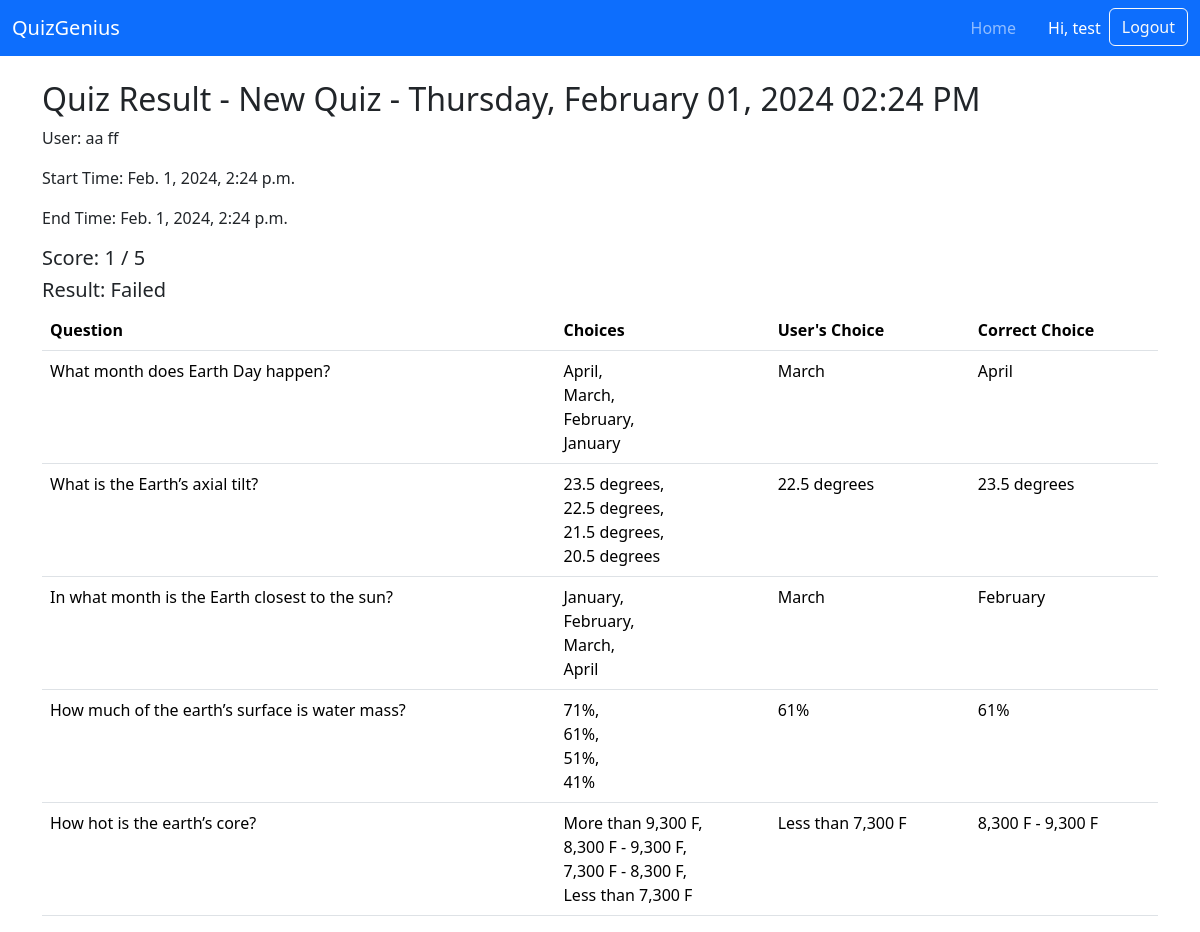
The page /quiz_result/52/ (signed in) on the database its author committed.
### apps/accounts/models.py (models this page shows)
class CustomUser(AbstractUser):
    age = models.PositiveIntegerField(null=True, blank=True)
    email = models.EmailField()
    firstname = models.CharField(null=True, max_length=255)
    lastname = models.CharField(null=True, max_length=255)
    is_active = models.BooleanField(default=True)
    is_staff = models.BooleanField(default=False)
    phone = models.CharField(null=True, max_length=20)

### apps/quiz/models.py (models this page shows, shortened)
class Quiz(models.Model):
    user = models.ForeignKey("accounts.CustomUser", on_delete=models.CASCADE)
    category = models.ForeignKey(Category, on_delete=models.CASCADE)
    name = models.CharField(max_length=255)
    time_start = models.DateTimeField()
    time_end = models.DateTimeField(null=True)
    def calculate_correct_answers(self):
        quiz_questions = QuizQuestion.objects.filter(quiz=self)
        correct_answers = 0
        for quiz_question in quiz_questions:
            correct_choice = Choice.objects.filter(question=quiz_question.question, is_correct=True).first()
            if correct_choice and correct_choice == quiz_question.user_choice:
                correct_answers += 1
        return correct_answers
    @property
    def passed(self):
        return self.calculate_correct_answers() > 3

class QuizQuestion(models.Model):
    quiz = models.ForeignKey(Quiz, on_delete=models.CASCADE)
    question = models.ForeignKey(Question, on_delete=models.CASCADE)
    user_choice = models.ForeignKey(Choice, on_delete=models.CASCADE)

class Question(models.Model):
    category = models.ForeignKey(Category, on_delete=models.CASCADE)
    description = models.CharField(max_length=255)
    is_active = models.BooleanField(default=True)
    def get_correct_choice(self):
        return self.choice_set.filter(is_correct=True).first()

class Choice(models.Model):
    question = models.ForeignKey(Question, on_delete=models.CASCADE)
    description = models.CharField(max_length=255)
    is_correct = models.BooleanField(default=False)
    is_active = models.BooleanField(default=True)

### apps/quiz/views.py (the view)
# urls.py: path('quiz_result/<int:quiz_id>/', QuizResultView.as_view(), name='quiz_result'),
class QuizResultView(LoginRequiredMixin, DetailView):
    model = Quiz
    template_name = 'quiz/quiz_result.html'
    context_object_name = 'quiz'
    def get_object(self, queryset=None):
        return get_object_or_404(Quiz, id=self.kwargs['quiz_id'])
    def get_context_data(self, **kwargs):
        context = super().get_context_data(**kwargs)
        quiz = self.get_object()
        quiz_questions = quiz.quizquestion_set.select_related('question', 'user_choice', 'question__category')
        context['quiz_questions'] = quiz_questions
        context['correct_answers'] = quiz.calculate_correct_answers()
        context['total_questions'] = quiz_questions.count()
        return context

### templates/quiz/quiz_result.html
{% extends "base.html" %}
{% block content %}
<h2>Quiz Result - {{ quiz.name }}</h2>
<p>User: {{ quiz.user.firstname}} {{ quiz.user.lastname}}</p>
<p>Start Time: {{ quiz.time_start }}</p>
<p>End Time: {{ quiz.time_end }}</p>
<h5>Score: {{ correct_answers }} / {{ total_questions }}</h5>
<h5>Result: {% if quiz.passed %}Passed{% else %}Failed{% endif %}</h5>
<table class="table">
    <thead>
        <tr>
            <th>Question</th>
            <th>Choices</th>
            <th>User's Choice</th>
            <th>Correct Choice</th>
        </tr>
    </thead>
    <tbody>
      {% for quiz_question in quiz_questions %}
        <tr>
          <td>{{ quiz_question.question.description }}</td>
          <td>
            {% for choice in quiz_question.question.choice_set.all %}
              {{ choice.description }}{% if not forloop.last %}, {% endif %} <br>
            {% endfor %}
          </td>
          <td>{{ quiz_question.user_choice.description }}</td>
          <td>{{ quiz_question.question.get_correct_choice.description }}</td>
        </tr>
      {% endfor %}
    </tbody>
</table>
{% endblock %}

### templates/base.html (shortened to what this page needs)
<!DOCTYPE html>
{% load static %}
<html lang="en">
<head>
    <link rel="stylesheet" href="{% static 'css/bootstrap.min.css' %}">
</head>
<body>
    <nav class="navbar navbar-expand-lg navbar-dark bg-primary">
        <div class="container-fluid">
            <a class="navbar-brand" href="{% url 'home' %}">QuizGenius</a>
            <div class="collapse navbar-collapse" id="navbarNav">
                <div class="navbar-nav ms-auto">
                    {% if user.is_authenticated and not user.is_staff %}
                        <a class="nav-link" href="{% url 'home' %}">Home</a>
                    {% endif %}
                </div>
                <div class="navbar-nav">
                    {% if user.is_authenticated %}
                        <div class="navbar-nav ms-3">
                            <span class="nav-link text-white">Hi, {{ user.username }}</span>
                            <form action="{% url 'logout' %}" method="post">
                                <button type="submit" class="btn btn-outline-light">Logout</button>
                            </form>
                        </div>
                    {% else %}
                        <div class="text-end">
                            <a class="btn btn-dark" href="{% url 'login' %}">Log In</a>
                            <a class="btn btn-outline-light ms-2" href="{% url 'signup' %}">Sign Up</a>
                        </div>
                    {% endif %}
                </div>
            </div>
        </div>
    </nav>
    <div class="container mt-4">
        {% block content %}{% endblock %}
    </div>
</body>
</html>

### rows shown on the page
CustomUser: username "test"
Quiz: name "New Quiz - Thursday, February 01, 2024 02:24 PM", user.firstname "aa", user.lastname "ff", time_start "Feb. 1, 2024, 2:24 p.m.", time_end "Feb. 1, 2024, 2:24 p.m."
QuizQuestion: question.description "What month does Earth Day happen?", user_choice.description "March", question.get_correct_choice.description "April"
Choice: description "April"
Choice: description "March"
Choice: description "February"
Choice: description "January"
QuizQuestion: question.description "What is the Earth’s axial tilt?", user_choice.description "22.5 degrees", question.get_correct_choice.description "23.5 degrees"
Choice: description "23.5 degrees"
Choice: description "22.5 degrees"
Choice: description "21.5 degrees"
Choice: description "20.5 degrees"
QuizQuestion: question.description "In what month is the Earth closest to the sun?", user_choice.description "March", question.get_correct_choice.description "February"
Choice: description "January"
Choice: description "February"
Choice: description "March"
Choice: description "April"
QuizQuestion: question.description "How much of the earth’s surface is water mass?", user_choice.description "61%", question.get_correct_choice.description "61%"
Choice: description "71%"
Choice: description "61%"
Choice: description "51%"
Choice: description "41%"
QuizQuestion: question.description "How hot is the earth’s core?", user_choice.description "Less than 7,300 F", question.get_correct_choice.description "8,300 F - 9,300 F"
Choice: description "More than 9,300 F"
Choice: description "8,300 F - 9,300 F"
Choice: description "7,300 F - 8,300 F"
Choice: description "Less than 7,300 F"

### other values the page prints
{{ correct_answers }} "1"
{{ total_questions }} "5"
